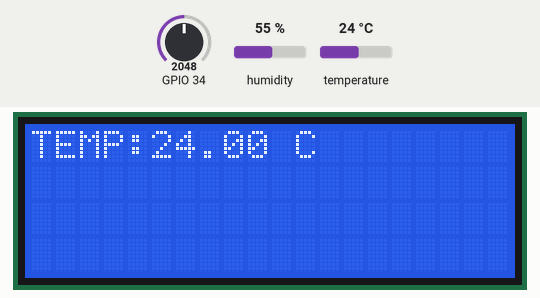
The sketch below on a simulated ESP32. Shown: 20×4 character LCD. Inputs (shaded band) come from the test bench; at power-on: humidity 55 %, temperature 24 °C, GPIO 34 = 2048. What the sketch prints to the serial monitor is not drawn.

Above: at 2.2 s.
At 15.5 s:
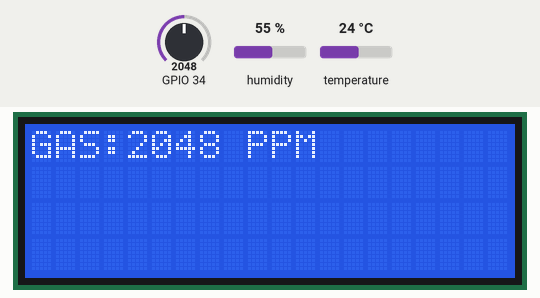
15.6 s: humidity set to 22 %
At 25.7 s:
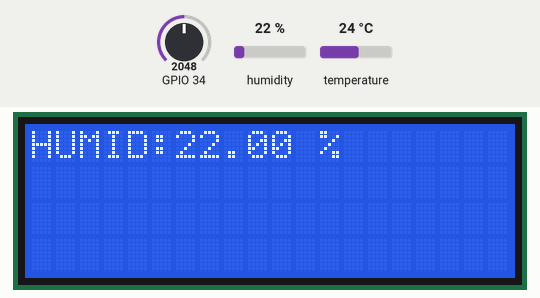
29.6 s: temperature set to 12 °C
At 36.7 s:
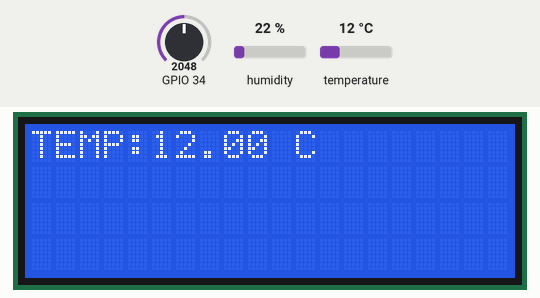
42.8 s: temperature set to 19 °C
Timing chart, 0 to 45.8 s (numbered marks = the images above; inputs shaded):
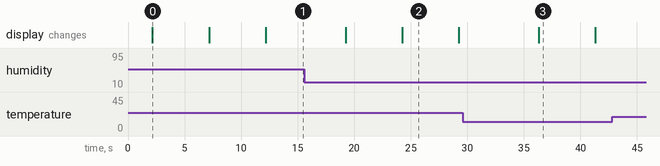

Measured:
- what the display in image 0 shows lasts 5.0 s, from 2.2 s to 7.2 s

The sketch:

air_monitoring_system.ino
```cpp
// Example testing sketch for various DHT humidity/temperature sensors
// Written by ladyada, public domain

// REQUIRES the following Arduino libraries:
// - DHT Sensor Library: https://github.com/adafruit/DHT-sensor-library
// - Adafruit Unified Sensor Lib: https://github.com/adafruit/Adafruit_Sensor

#include <Wire.h>
#include <LiquidCrystal_I2C.h>

LiquidCrystal_I2C lcd(0x27,20,4);

#include "DHT.h"

#define DHTPIN 5     // Digital pin connected to the DHT sensor
// Feather HUZZAH ESP8266 note: use pins 3, 4, 5, 12, 13 or 14 --
// Pin 15 can work but DHT must be disconnected during program upload.

// Uncomment whatever type you're using!
#define DHTTYPE DHT11   // DHT 11
//#define DHTTYPE DHT22   // DHT 22  (AM2302), AM2321
//#define DHTTYPE DHT21   // DHT 21 (AM2301)

// Connect pin 1 (on the left) of the sensor to +5V
// NOTE: If using a board with 3.3V logic like an Arduino Due connect pin 1
// to 3.3V instead of 5V!
// Connect pin 2 of the sensor to whatever your DHTPIN is
// Connect pin 3 (on the right) of the sensor to GROUND (if your sensor has 3 pins)
// Connect pin 4 (on the right) of the sensor to GROUND and leave the pin 3 EMPTY (if your sensor has 4 pins)
// Connect a 10K resistor from pin 2 (data) to pin 1 (power) of the sensor

// Initialize DHT sensor.
// Note that older versions of this library took an optional third parameter to
// tweak the timings for faster processors.  This parameter is no longer needed
// as the current DHT reading algorithm adjusts itself to work on faster procs.
DHT dht(DHTPIN, DHTTYPE);

void setup() {
  Serial.begin(9600);
  Serial.println(F("DHTxx test!"));

  lcd.init();                      // initialize the lcd
  lcd.init();
  // Print a message to the LCD.
  lcd.backlight();


  dht.begin();
}

void loop() {
  int gasValue = analogRead(34);

  // Wait a few seconds between measurements.
  delay(2000);

  // Reading temperature or humidity takes about 250 milliseconds!
  // Sensor readings may also be up to 2 seconds 'old' (its a very slow sensor)
  float h = dht.readHumidity();
  // Read temperature as Celsius (the default)
  float t = dht.readTemperature();
  // Read temperature as Fahrenheit (isFahrenheit = true)
  float f = dht.readTemperature(true);

  // Check if any reads failed and exit early (to try again).
  if (isnan(h) || isnan(t) || isnan(f)) {
    Serial.println(F("Failed to read from DHT sensor!"));
    return;
  }

  // Compute heat index in Fahrenheit (the default)
  float hif = dht.computeHeatIndex(f, h);
  // Compute heat index in Celsius (isFahreheit = false)
  float hic = dht.computeHeatIndex(t, h, false);

  Serial.print(F("Humidity: "));
  Serial.print(h);
  Serial.print(F("%  Temperature: "));
  Serial.print(t);
  Serial.println(F("°C "));
  // Serial.print(f);
  // Serial.print(F("°F  Heat index: "));
  // Serial.print(hic);
  // Serial.print(F("°C "));
  // Serial.print(hif);
  // Serial.println(F("°F"));

lcd.clear();
  lcd.setCursor(0,0);
  lcd.print("TEMP:");
  lcd.print(t);
  lcd.print(" C");
  delay(5000);
lcd.clear();
  lcd.setCursor(0,0);
  lcd.print("HUMID:");
  lcd.print(h);
  lcd.print(" %");
delay(5000);
lcd.clear();
  lcd.setCursor(0,0);
  lcd.print("GAS:");
  lcd.print(gasValue);
  lcd.print(" PPM");
delay(5000);


}
```
